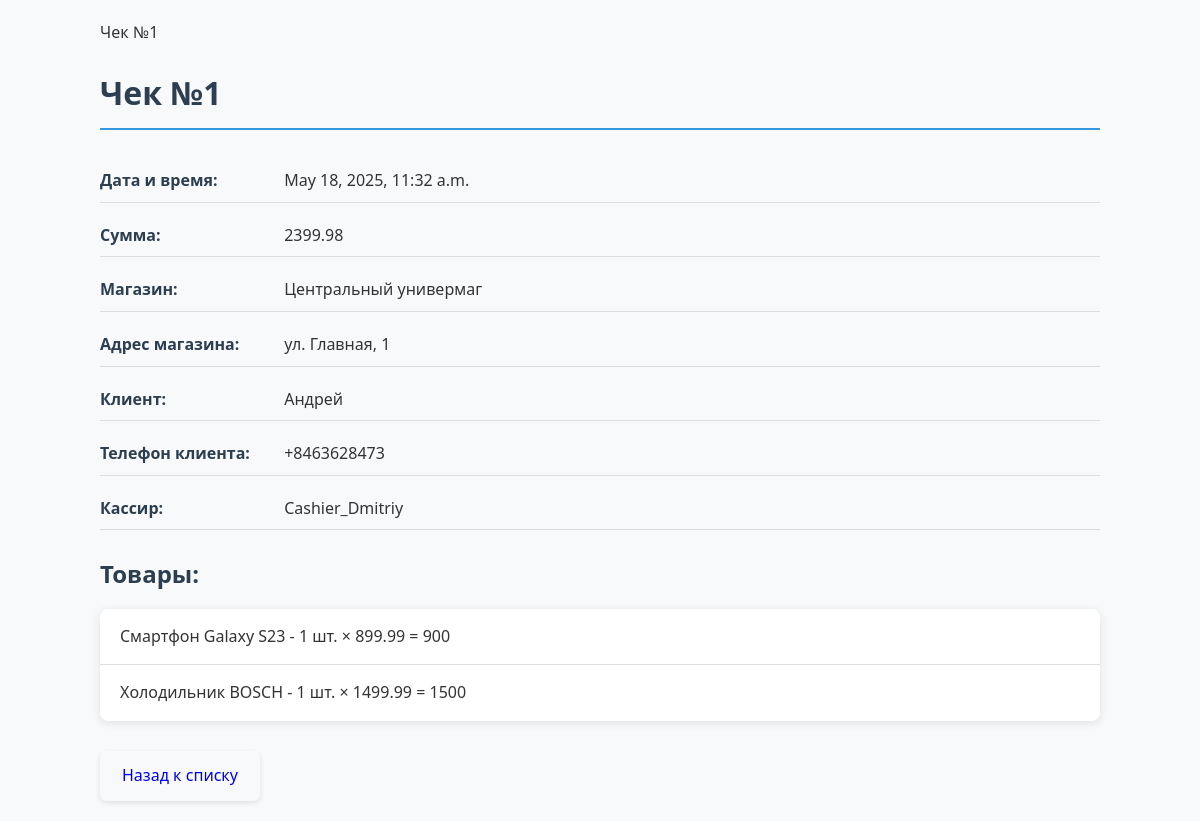
/receipts/11/ (signed in), run on the app's committed database.
### receipts/models.py (models this page shows, shortened)
class Receipt(models.Model):
    number = models.CharField(max_length=50)
    date_time = models.DateTimeField()
    total_amount = models.DecimalField(max_digits=10, decimal_places=2, default=0)  # Добавлено default=0
    store = models.ForeignKey(Store, on_delete=models.CASCADE)
    customer = models.ForeignKey(Customer, on_delete=models.CASCADE)
    cashier = models.ForeignKey(CustomUser, on_delete=models.CASCADE)
    products = models.ManyToManyField(Product, through='ReceiptProduct')

class Store(models.Model):
    name = models.CharField(max_length=100)
    address = models.CharField(max_length=200)

class Customer(models.Model):
    name = models.CharField(max_length=100)
    phone = models.CharField(max_length=20)

class CustomUser(AbstractUser):
    ROLES = (
        ('cashier', 'Кассир'),
        ('manager', 'Менеджер'),
        ('admin', 'Администратор'),
    )
    role = models.CharField(max_length=10, choices=ROLES, default='cashier')
    class Meta:
        verbose_name = 'Пользователь'
        verbose_name_plural = 'Пользователи'
        db_table = 'custom_user'

class ReceiptProduct(models.Model):
    receipt = models.ForeignKey(Receipt, on_delete=models.CASCADE)
    product = models.ForeignKey(Product, on_delete=models.CASCADE)
    quantity = models.PositiveIntegerField(default=1)  # Количество товара

class Product(models.Model):
    name = models.CharField(max_length=100)
    price = models.DecimalField(max_digits=10, decimal_places=2)
    category = models.ForeignKey(ProductCategory, on_delete=models.CASCADE)

### receipts/views.py (the view)
# urls.py: path('<int:pk>/', views.receipt_detail, name='receipt_detail'),
@login_required
def receipt_detail(request, pk):
    receipt = get_object_or_404(Receipt, pk=pk)
    if request.user.role == 'cashier' and receipt.cashier != request.user:
        return redirect('receipt_list')
    return render(request, 'receipts/receipt_detail.html', {'receipt': receipt})

### receipts/templates/receipts/receipt_detail.html (shortened to what this page needs)
{% block title %}Чек №{{ receipt.number }}{% endblock %}
{% block content %}
<h1>Чек №{{ receipt.number }}</h1>
<p><strong>Дата и время:</strong> {{ receipt.date_time }}</p>
<p><strong>Сумма:</strong> {{ receipt.total_amount }}</p>
<p><strong>Магазин:</strong> {{ receipt.store.name }}</p>
<p><strong>Адрес магазина:</strong> {{ receipt.store.address }}</p>
<p><strong>Клиент:</strong> {{ receipt.customer.name }}</p>
<p><strong>Телефон клиента:</strong> {{ receipt.customer.phone }}</p>
<p><strong>Кассир:</strong> {{ receipt.cashier.username }}</p>
<h3>Товары:</h3>
<ul>
    {% for item in receipt.receiptproduct_set.all %}
    <li>{{ item.product.name }} - {{ item.quantity }} шт. × {{ item.product.price }} = {% widthratio item.product.price 1 item.quantity %}</li>
    {% endfor %}
</ul>
<div>
    <a href="{% url 'receipt_list' %}" class="button">Назад к списку</a>
</div>
{% endblock %}

### receipts/templates/receipts/receipt_detail.html (style rules this page uses)
h1 { color: var(--dark-color); font-weight: 700; margin-bottom: 30px; padding-bottom: 10px; border-bottom: 2px solid var(--primary-color); font-size: 2rem; }
p { margin: 12px 0; padding: 8px 0; border-bottom: 1px solid var(--border-color); }
p strong { color: var(--dark-color); min-width: 180px; display: inline-block; }
h3 { color: var(--dark-color); margin: 25px 0 15px; font-size: 1.5rem; }
ul { list-style-type: none; padding: 0; margin: 0 0 30px; background: white; border-radius: 8px; box-shadow: var(--shadow); overflow: hidden; }
li { padding: 15px 20px; border-bottom: 1px solid var(--border-color); display: flex; justify-content: space-between; }
li:last-child { border-bottom: none; }
div { display: flex; gap: 15px; flex-wrap: wrap; margin-top: 30px; }
.button { display: inline-flex; align-items: center; justify-content: center; padding: 10px 20px; border-radius: 6px; font-weight: 500; transition: all 0.3s ease; text-decoration: none; cursor: pointer; border: 2px solid transparent; }
p, h3, ul, div { animation: fadeIn 0.5s ease forwards; }
p:nth-child(2) { animation-delay: 0.2s; }
p:nth-child(3) { animation-delay: 0.3s; }
p:nth-child(4) { animation-delay: 0.4s; }
p:nth-child(5) { animation-delay: 0.5s; }
p:nth-child(6) { animation-delay: 0.6s; }
p:nth-child(7) { animation-delay: 0.7s; }
h3 { animation-delay: 0.8s; }
ul { animation-delay: 0.9s; }
div { animation-delay: 1s; }
.button { box-shadow: 0 2px 5px rgba(0, 0, 0, 0.1); }

### data on the page
Receipt: number "1", date_time "May 18, 2025, 11:32 a.m.", total_amount "2399.98", store.name "Центральный универмаг", store.address "ул. Главная, 1", customer.name "Андрей", customer.phone "+8463628473", cashier.username "Cashier_Dmitriy"
ReceiptProduct: product.name "Смартфон Galaxy S23", quantity "1", product.price "899.99", product+quantity "900"
ReceiptProduct: product.name "Холодильник BOSCH", quantity "1", product.price "1499.99", product+quantity "1500"
